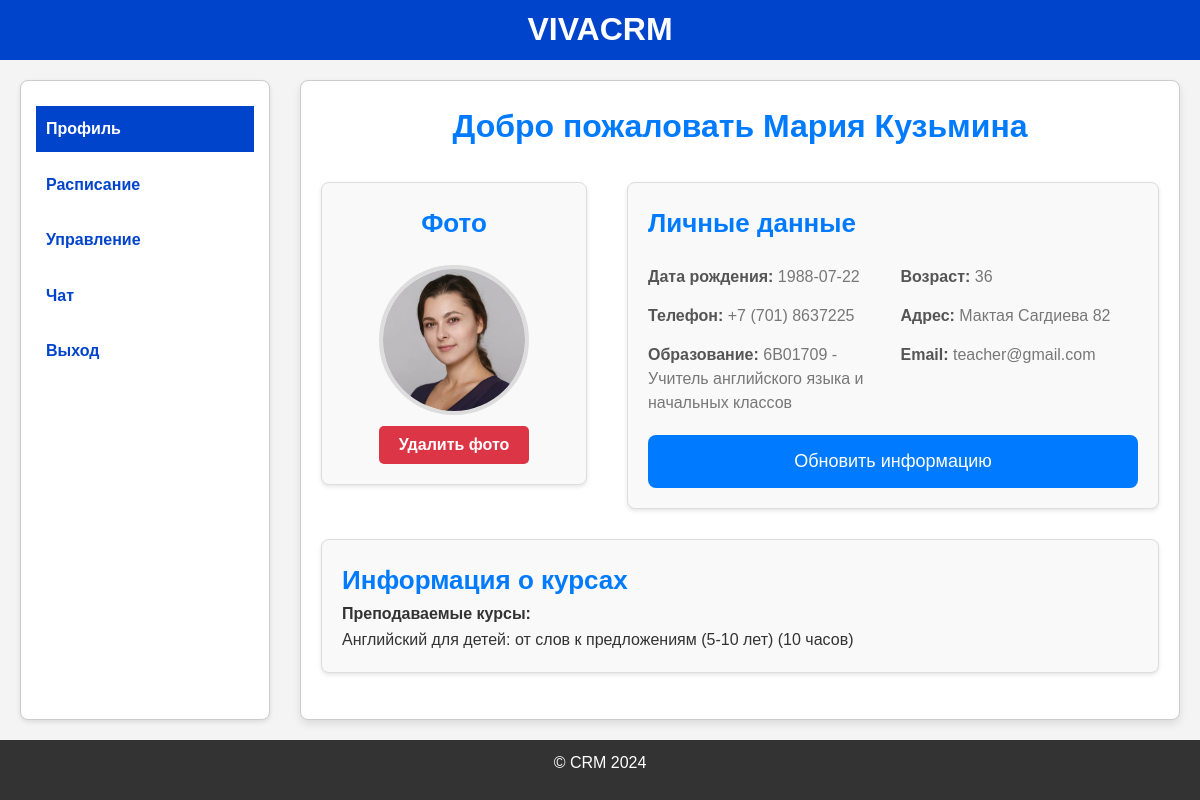
The app's page /teacher/3 (signed in) with its own data.
### models.py (models this page shows, shortened)
class Teacher(db.Model):
    id = db.Column(db.Integer, primary_key=True)
    teacher_id = db.Column(db.Integer, db.ForeignKey('users.id'))
    surname = db.Column(db.String(50), nullable=False)
    first_name = db.Column(db.String(50), nullable=False)
    patronymic = db.Column(db.String(50), nullable=True)
    birth_date = db.Column(db.Date, nullable=False)
    phone = db.Column(db.String(20), nullable=False)
    address = db.Column(db.String(255), nullable=False)
    education = db.Column(db.String(255), nullable=False)
    user = db.relationship('Users', backref='teacher', uselist=False)

class Users(db.Model, UserMixin):
    id = db.Column(db.Integer, primary_key=True)
    email = db.Column(db.String(120), nullable=False, unique=True)
    role = db.Column(db.String(20), nullable=False)
    password_hash = db.Column(db.String(128), nullable=False)
    registration_date = db.Column(db.DateTime, default=datetime.now)
    photo = db.Column(db.String(120), nullable=True)

class Course(db.Model):
    id = db.Column(db.Integer, primary_key=True)
    course_name = db.Column(db.String(100), nullable=False)
    academic_hours = db.Column(db.Integer, nullable=False)
    price = db.Column(db.Integer, nullable=False)
    students = db.relationship('ManageStudent', back_populates='course')

### app.py (the view)
@app.route('/teacher/<int:id>', methods=['GET'])
@login_required
@role_required('Учитель')
def teacher_dashboard(id):
    print(f"ID из URL: {id}")
    form = RegisterTeacherForm()
    teacher = Teacher.query.filter_by(teacher_id=id).first()
    courses = Course.query.join(Schedule).filter(Schedule.teacher_id == id).distinct().all()
    if not teacher:
        print(f"ID из URL: {id}, ID учителя: {teacher}")
        flash('Учитель не найден!', 'danger')
        return redirect(url_for('login'))
    user = Users.query.get_or_404(teacher.teacher_id)
    age = calculate_age(teacher.birth_date)
    if form.photo.data:
        photo = form.photo.data
        filename = secure_filename(photo.filename)
        photo_path = os.path.join(current_app.config['UPLOAD_FOLDER'], filename)
        photo.save(photo_path)
        user.photo = filename
    else:
        if not user.photo:
            user.photo = 'default.png'
    return render_template(
        'teacher_dashboard.html',
        teacher=teacher,
        user=user,
        age=age,
        courses=courses,
        form=form
    )

### app.py (called while the page is built)
@login_manager.user_loader
def load_user(user_id):
    return Users.query.get(int(user_id))

def calculate_age(birth_date):
    today = datetime.today()
    return today.year - birth_date.year - ((today.month, today.day) < (birth_date.month, birth_date.day))

def role_required(*roles):
    def decorator(f):
        @wraps(f)
        def wrapped(*args, **kwargs):
            if not current_user.is_authenticated or current_user.role not in roles:
                flash('Недостаточно прав доступа', 'danger')
                return redirect(url_for('login'))
            return f(*args, **kwargs)
        return wrapped
    return decorator

### templates/teacher_dashboard.html (shortened to what this page needs)
{% extends "base_teacher.html" %}
{% block content %}
<section class="profile-container">
    <div class="profile-header">
        <h2>Добро пожаловать {{ teacher.first_name }} {{ teacher.surname }}</h2>
    </div>
    <div class="profile-body">
        <div class="profile-photo-section">
            <h3>Фото</h3>
            <div class="profile-photo-container">
                <div id="photo-clickable-container" class="photo-clickable-container">
                    {% if user.photo %}
                        <img src="{{ url_for('static', filename='uploads/' + user.photo) }}" alt="Фото пользователя" class="profile-photo" id="current-photo">
                    {% else %}
                        <img src="{{ url_for('static', filename='uploads/default.png') }}" alt="Фото пользователя" class="profile-photo" id="current-photo">
                    {% endif %}
                </div>
            </div>
            {% if user.photo %}
                <form method="POST" action="{{ url_for('delete_photo', id=user.id) }}" class="delete-photo-form">
                    <button type="submit" class="btn btn-danger">Удалить фото</button>
                </form>
            {% endif %}
        </div>
        <div class="profile-details">
            <h3>Личные данные</h3>
            <div class="profile-info">
                <div class="profile-item">
                    <strong>Дата рождения:</strong> <span>{{ teacher.birth_date }}</span>
                </div>
                <div class="profile-item">
                    <strong>Возраст:</strong> <span>{{ age }}</span>
                </div>
                <div class="profile-item">
                    <strong>Телефон:</strong> <span>{{ teacher.phone or "Не указано" }}</span>
                </div>
                <div class="profile-item">
                    <strong>Адрес:</strong> <span>{{ teacher.address or "Не указано" }}</span>
                </div>
                <div class="profile-item">
                    <strong>Образование:</strong> <span>{{ teacher.education or "Не указано" }}</span>
                </div>
                <div class="profile-item">
                    <strong>Email:</strong> <span>{{ user.email }}</span>
                </div>
            </div>
            <a href="{{ url_for('update_teacher', id=teacher.teacher_id) }}" class="btn btn-update">Обновить информацию</a>
        </div>
    </div>
    <div class="profile-office">
        <h3>Информация о курсах</h3>
        <div class="course-container">
            <strong>Преподаваемые курсы:</strong>
            <div class="course-list">
                {% for course in courses %}
                    <span class="course-item">{{ course.course_name }} ({{ course.academic_hours }} часов)</span>
                {% else %}
                    <span class="course-item">Не назначены</span>
                {% endfor %}
            </div>
        </div>
    </div>
</section>
{% endblock %}

### static/styles/base_administrator.css (style rules this page uses)
* { margin: 0; padding: 0; box-sizing: border-box; }
html, body { height: 100%; display: flex; flex-direction: column; }
body { font-family: Arial, sans-serif; line-height: 1.6; background-color: #f4f4f4; color: #333; }
.btn { background-color: #0044cc; color: white; padding: 10px 20px; border: none; border-radius: 5px; cursor: pointer; font-size: 1.1em; transition: background-color 0.3s ease; }
.btn-edit, .btn-danger { padding: 5px 10px; text-decoration: none; border-radius: 4px; transition: all 0.3s ease; font-weight: bold; }
.btn-danger { color: #d9534f; border: 1px solid #d9534f; background-color: white; }

### static/styles/teacher_dasboard.css (style rules this page uses)
.profile-container { width: 100%; height: 80%; margin: 0px auto; padding: 20px; background: #ffffff; border: 1px solid #ccc; border-radius: 8px; box-shadow: 0 4px 8px rgba(0, 0, 0, 0.1); min-height: calc(100vh - 160px); }
.profile-header { text-align: center; margin-bottom: 30px; }
.profile-header h2 { font-size: 32px; color: #007bff; font-weight: bold; margin-bottom: 10px; }
.profile-body { display: grid; grid-template-columns: 1fr 2fr; gap: 40px; align-items: flex-start; }
.profile-photo-section { text-align: center; display: flex; justify-content: center; flex-direction: column; align-items: center; }
.profile-photo-section h3 { font-size: 26px; color: #007bff; margin-bottom: 20px; font-weight: bold; }
.profile-photo-container { display: flex; justify-content: center; align-items: center; margin-bottom: 49px; }
.photo-clickable-container { width: 150px; height: 150px; border-radius: 50%; overflow: hidden; display: inline-block; cursor: pointer; border: 4px solid #ddd; transition: border 0.3s ease-in-out; }
.profile-photo { width: 100%; height: 100%; object-fit: cover; }
.delete-photo-form { margin-top: -58px; }
.delete-photo-form button { background-color: #dc3545; border: none; padding: 10px 20px; color: white; cursor: pointer; border-radius: 5px; font-size: 16px; transition: background-color 0.3s; }
.profile-details { display: flex; flex-direction: column; justify-content: flex-start; }
.profile-details h3 { font-size: 26px; color: #007bff; font-weight: bold; }
.profile-info { display: grid; grid-template-columns: 1fr 1fr; gap: 15px; margin-top: 20px; }
.profile-item { font-size: 16px; line-height: 1.5; }
.profile-item strong { font-weight: bold; color: #555; }
.profile-item span { color: #777; }
.profile-office { width: 100%; padding: 20px; background: #f9f9f9; border: 1px solid #ddd; border-radius: 8px; box-shadow: 0 2px 4px rgba(0, 0, 0, 0.1); }
.profile-office h3 { font-size: 26px; color: #007bff; }
.profile-photo-section, .profile-details { padding: 20px; border: 1px solid #ddd; border-radius: 8px; margin-bottom: 30px; background: #f9f9f9; box-shadow: 0 2px 4px rgba(0, 0, 0, 0.1); }
.btn { padding: 12px 25px; background-color: #007bff; color: white; border: none; border-radius: 8px; font-size: 18px; cursor: pointer; text-align: center; display: inline-block; text-decoration: none; transition: background-color 0.3s; margin-top: 20px; }
.btn-update { background-color: #28a745; }
.btn { padding: 12px 25px; background-color: #007bff; color: white; border: none; border-radius: 8px; font-size: 18px; cursor: pointer; text-align: center; }

### records on screen
Teacher: first_name "Мария", surname "Кузьмина", birth_date "1988-07-22", phone "+7 (701) 8637225", address "Мактая Сагдиева 82", education "6В01709 - Учитель английского языка и начальных классов"
Users: photo (picture), email "teacher@gmail.com"
Course: course_name "Английский для детей: от слов к предложениям (5-10 лет)", academic_hours "10"

### other values on screen
{{ age }} "36"
